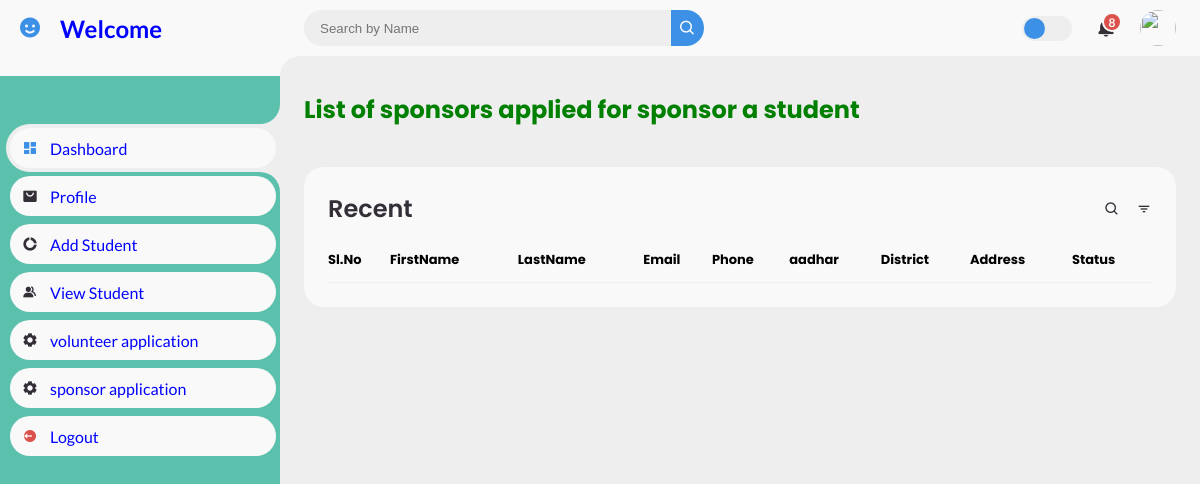
The app's page /Infantcare_main/orph_view_child_application.php (signed in), older data.
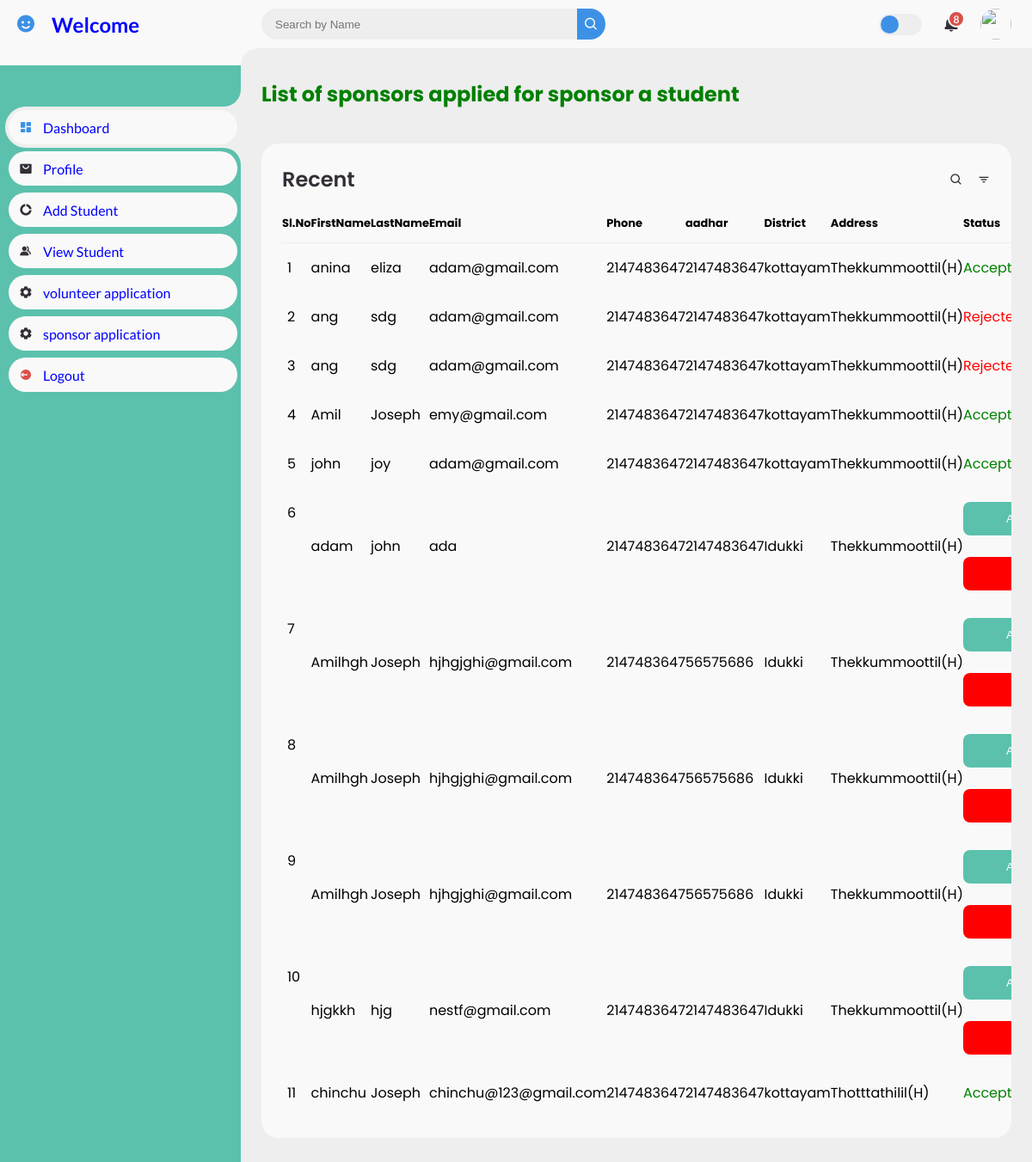
The same page, newer data.
### tables this page shows
CREATE TABLE `sponsor_child` (
  `id` int(11) NOT NULL,
  `fname` varchar(255) NOT NULL,
  `lname` varchar(255) NOT NULL,
  `email` varchar(255) NOT NULL,
  `pphone` int(40) NOT NULL,
  `aaadhar` int(40) NOT NULL,
  `district` varchar(50) NOT NULL,
  `address` varchar(255) NOT NULL,
  `dob` date NOT NULL,
  `marital` varchar(40) NOT NULL,
  `gender` varchar(40) NOT NULL,
  `status` varchar(50) NOT NULL
);

### Infantcare_main/orph_view_child_application.php (the view, shortened to what this page needs)
	<link href='https://unpkg.com/boxicons@2.0.9/css/boxicons.min.css' rel='stylesheet'>
	<link rel="stylesheet" href="Dstyle.css">
</head>
<body>
	<section id="sidebar">
		<a href="#" class="brand">
			<i class='bx bxs-smile'></i>
			<span class="text">Welcome</span>
			<br>
		</a>
		<ul class="side-menu top">
			<li class="active">
				<a href="orphanage_homepage.php">
					<i class='bx bxs-dashboard' ></i>
					<span class="text">Dashboard</span>
				</a>
			</li>
			<li>
				<a href="view_profile.php">
					<i class='bx bxs-shopping-bag-alt' ></i>
					<span class="text">Profile</span>
				</a>
			</li>
			<li>
				<a href="add_student3.php">
					<i class='bx bxs-doughnut-chart' ></i>
					<span class="text">Add Student</span>
				</a>
			<li>
				<a href="view_student3.php">
					<i class='bx bxs-group' ></i>
					<span class="text">View Student</span>
				</a>
			</li>
			 <li>
				<a href="vol_dash.php">
					<i class='bx bxs-cog' ></i>
					<span class="text">volunteer application</span>
				</a>
			</li>
			<li>
				<a href="orph_view_child_application.php">
					<i class='bx bxs-cog' ></i>
					<span class="text">sponsor application</span>
				</a>
			</li>
			<li>
				<a href="logout.php" class="logout">
					<i class='bx bxs-log-out-circle' ></i>
					<span class="text">Logout</span>
				</a>
			</li>
		</ul>
	</section>
	<section id="content">
		<nav>
			<form action="#">
				<div class="form-input">
				<input type="text" id="searchInput" oninput="searchTable()" placeholder="Search by Name">
          <button onclick="searchTable()"><i class='bx bx-search' ></i></button>
				</div>
			</form>
			<label for="switch-mode" class="switch-mode"></label>
			<a href="#" class="notification">
				<span class="num">8</span>
			</a>
			<a href="#" class="profile">
				<img src="img/people.png">
			</a>
		</nav>
		<main>
			<div class="head-title">
			<div class="left">
					<h2>List of sponsors applied for sponsor a student</h2>
				</div>
				<?php
                require_once 'config.php';
				$result = mysqli_query($con, "SELECT * FROM `sponsor_child` ") or die("error");
				?>
                <div class="table-data">
				<div class="order">
					<div class="head">
						<h3>Recent</h3>
						<i class='bx bx-search' ></i>
						<i class='bx bx-filter' ></i>
					</div>
					<table id="myTable">
						<thead>
							<tr>
                                <th>Sl.No</th>
                                <th>FirstName</th>
								<th>LastName</th>
                                <th>Email</th>
                                <th> Phone</th>
                                <th>aadhar</th>
                                <th>District</th>
								<th>Address</th>
								 <th>Status</th>
								</tr>
						</thead>
						<tbody>
                        <?php
						     $c=0;
                            while ($row = $result->fetch_assoc()) {
                                $fname=$row["fname"];
								$lname=$row["lname"];
                                $email=$row["email"];
                                $pphone=$row["pphone"];
                                $aaadhar=$row["aaadhar"];
                                $district=$row["district"];
								$address=$row["address"];
								$status=$row["status"];
								   $statusColor = ($status == 'approved') ? 'green' : 'red';
                                 $c++;
                        ?>
                <tr>
                    <td><?php echo $c; ?></td>
                    <td><?php echo $fname; ?></td>
					<td><?php echo $lname; ?></td>
					<td><?php echo $email; ?></td>
					<td><?php echo  $pphone; ?></td>
					<td><?php echo $aaadhar; ?></td>
					<td><?php echo $district; ?></td>
					<td><?php echo $address; ?></td>
				   <td style="color: <?php echo $statusColor; ?>">
					<?php if ($status == 'approved'): ?>
						<span class="text-danger">Accepted</span>
					<?php elseif ($status == 'rejected'): ?>
						<span class="text-primary">Rejected</span>
					<?php else: ?>
						<form method="post">
							<input name="add"  class="apply-button" type="submit" value="Approve">
						</form>
						<form action="" method="post">
				   <br>
                   <button class="reject-button" type="submit" name="reject" >Reject</button>
		</form>
    <?php endif; ?>
</td>
			</tr><?php
                }
                ?>
				</table>
			</div>
			</div>
		</main>
	</section>
</body>
</html>

Row changes from the older to the newer data that the page shows:
added sponsor_child: fname "anina", lname "eliza", email "adam@gmail.com", pphone "2147483647", aaadhar "2147483647", district "kottayam", address "Thekkummoottil(H)", status "Accepted"
added sponsor_child: fname "ang", lname "sdg", email "adam@gmail.com", pphone "2147483647", aaadhar "2147483647", district "kottayam", address "Thekkummoottil(H)", status "Rejected"
added sponsor_child: fname "ang", lname "sdg", email "adam@gmail.com", pphone "2147483647", aaadhar "2147483647", district "kottayam", address "Thekkummoottil(H)", status "Rejected"
added sponsor_child: fname "Amil", lname "Joseph", email "emy@gmail.com", pphone "2147483647", aaadhar "2147483647", district "kottayam", address "Thekkummoottil(H)", status "Accepted"
added sponsor_child: fname "john", lname "joy", email "adam@gmail.com", pphone "2147483647", aaadhar "2147483647", district "kottayam", address "Thekkummoottil(H)", status "Accepted"
added sponsor_child: fname "adam", lname "john", email "ada", pphone "2147483647", aaadhar "2147483647", district "Idukki", address "Thekkummoottil(H)"
added sponsor_child: fname "Amilhgh", lname "Joseph", email "hjhgjghi@gmail.com", pphone "2147483647", aaadhar "56575686", district "Idukki", address "Thekkummoottil(H)"
added sponsor_child: fname "Amilhgh", lname "Joseph", email "hjhgjghi@gmail.com", pphone "2147483647", aaadhar "56575686", district "Idukki", address "Thekkummoottil(H)"
added sponsor_child: fname "Amilhgh", lname "Joseph", email "hjhgjghi@gmail.com", pphone "2147483647", aaadhar "56575686", district "Idukki", address "Thekkummoottil(H)"
added sponsor_child: fname "hjgkkh", lname "hjg", email "nestf@gmail.com", pphone "2147483647", aaadhar "2147483647", district "Idukki", address "Thekkummoottil(H)"
added sponsor_child: fname "chinchu", lname "Joseph", email "chinchu@123@gmail.com", pphone "2147483647", aaadhar "2147483647", district "kottayam", address "Thotttathilil(H)", status "Accepted"
